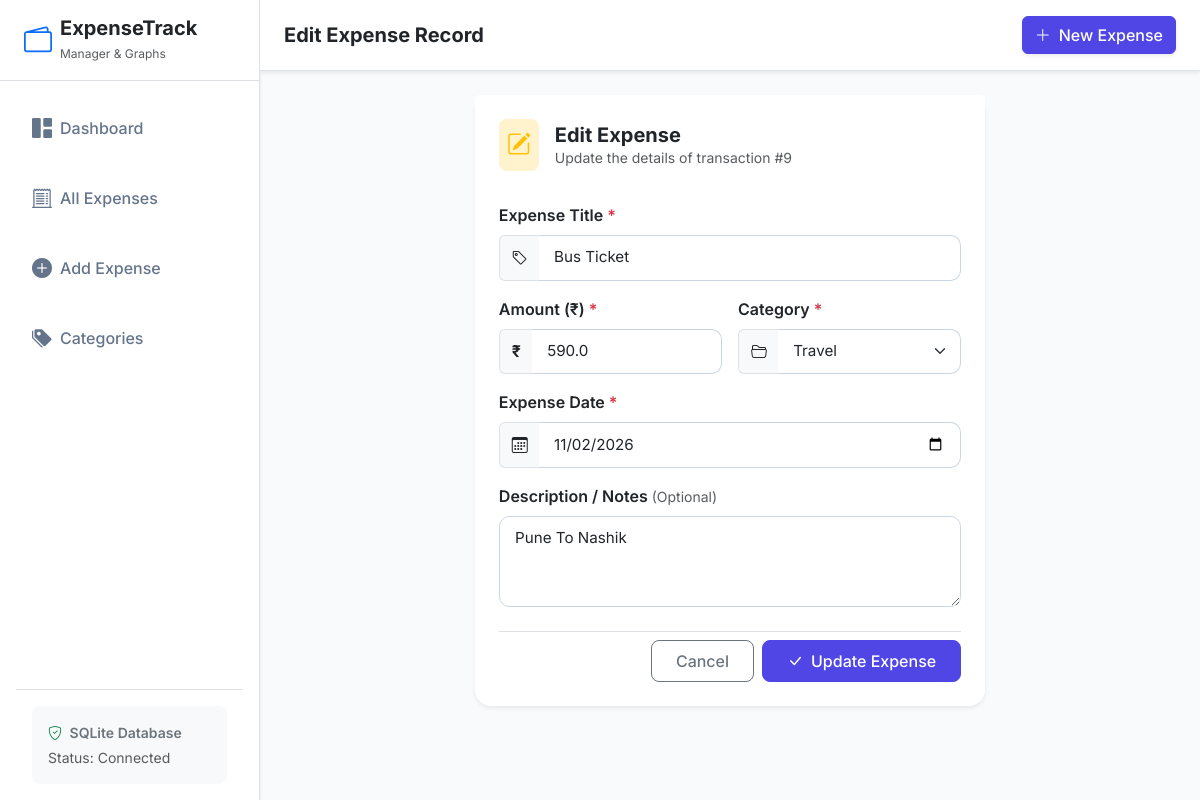
The app's page /expenses/edit/9 with its own data.
### tables this page shows
CREATE TABLE expenses (
            expense_id INTEGER PRIMARY KEY AUTOINCREMENT,
            title TEXT NOT NULL,
            amount REAL NOT NULL CHECK(amount > 0),
            category_id INTEGER NOT NULL,
            date TEXT NOT NULL,
            description TEXT,
            FOREIGN KEY (category_id) REFERENCES categories (category_id) ON DELETE RESTRICT
        );

CREATE TABLE categories (
            category_id INTEGER PRIMARY KEY AUTOINCREMENT,
            category_name TEXT NOT NULL UNIQUE
        );

### app.py (the view, shortened to what this page needs)
@app.route("/expenses/edit/<int:expense_id>", methods=["GET", "POST"])
def edit_expense(expense_id):
    conn = get_db_connection()
    cursor = conn.cursor()
    cursor.execute("SELECT * FROM expenses WHERE expense_id = ?", (expense_id,))
    expense = cursor.fetchone()
    if not expense:
        conn.close()
        flash("Expense record not found.", "warning")
        return redirect(url_for("view_expenses"))
    cursor.execute("SELECT * FROM categories ORDER BY category_name ASC")
    categories = cursor.fetchall()
    conn.close()
    return render_template("edit_expense.html", expense=expense, categories=categories)

### app.py (called while the page is built)
def get_db_connection():
    conn = sqlite3.connect(DATABASE)
    conn.row_factory = sqlite3.Row
    conn.execute("PRAGMA foreign_keys = ON")
    return conn

### templates/edit_expense.html (shortened to what this page needs)
{% extends 'base.html' %}
{% block header_title %}Edit Expense Record{% endblock %}
{% block content %}
<div class="row justify-content-center">
    <div class="col-12 col-md-10 col-lg-8 col-xl-7">
        <div class="card border-0 shadow-sm rounded-4">
            <div class="card-header bg-white border-0 pt-4 px-4 pb-2">
                <div class="d-flex align-items-center">
                    <div class="bg-warning-subtle text-warning rounded-3 p-2 me-3">
                        <i class="bi bi-pencil-square fs-4"></i>
                    </div>
                    <div>
                        <h5 class="fw-bold mb-0 text-dark">Edit Expense</h5>
                        <p class="text-muted small mb-0">Update the details of transaction #{{ expense.expense_id }}</p>
                    </div>
                </div>
            </div>
            <div class="card-body p-4">
                <form action="{{ url_for('edit_expense', expense_id=expense.expense_id) }}" method="POST" novalidate id="editExpenseForm">
                    <div class="mb-3">
                        <label for="title" class="form-label fw-semibold">Expense Title <span class="text-danger">*</span></label>
                        <div class="input-group">
                            <span class="input-group-text bg-light border-end-0"><i class="bi bi-tag"></i></span>
                            <input type="text" class="form-control border-start-0" id="title" name="title"
                                   value="{{ expense.title }}" required autofocus>
                        </div>
                    </div>
                    <div class="row g-3 mb-3">
                        <div class="col-12 col-md-6">
                            <label for="amount" class="form-label fw-semibold">Amount (₹) <span class="text-danger">*</span></label>
                            <div class="input-group">
                                <span class="input-group-text bg-light border-end-0 fw-bold">₹</span>
                                <input type="number" step="0.01" min="0.01" class="form-control border-start-0"
                                       id="amount" name="amount" value="{{ expense.amount }}" required>
                            </div>
                        </div>
                        <div class="col-12 col-md-6">
                            <label for="category_id" class="form-label fw-semibold">Category <span class="text-danger">*</span></label>
                            <div class="input-group">
                                <span class="input-group-text bg-light border-end-0"><i class="bi bi-folder2-open"></i></span>
                                <select class="form-select border-start-0" id="category_id" name="category_id" required>
                                    {% for cat in categories %}
                                    <option value="{{ cat.category_id }}" {% if cat.category_id == expense.category_id %}selected{% endif %}>
                                        {{ cat.category_name }}
                                    </option>
                                    {% endfor %}
                                </select>
                            </div>
                        </div>
                    </div>
                    <div class="mb-3">
                        <label for="date" class="form-label fw-semibold">Expense Date <span class="text-danger">*</span></label>
                        <div class="input-group">
                            <span class="input-group-text bg-light border-end-0"><i class="bi bi-calendar3"></i></span>
                            <input type="date" class="form-control border-start-0" id="date" name="date"
                                   value="{{ expense.date }}" required>
                        </div>
                    </div>
                    <div class="mb-4">
                        <label for="description" class="form-label fw-semibold">Description / Notes <small class="text-muted fw-normal">(Optional)</small></label>
                        <textarea class="form-control" id="description" name="description" rows="3">{{ expense.description or '' }}</textarea>
                    </div>
                    <div class="d-flex justify-content-end gap-2 pt-2 border-top">
                        <a href="{{ url_for('view_expenses') }}" class="btn btn-outline-secondary px-4 py-2 rounded-3">
                            Cancel
                        </a>
                        <button type="submit" class="btn btn-primary px-4 py-2 rounded-3 d-flex align-items-center gap-2">
                            <i class="bi bi-check-lg"></i>
                            Update Expense
                        </button>
                    </div>
                </form>
            </div>
        </div>
    </div>
</div>
{% endblock %}

### static/css/style.css (style rules this page uses)
:root { --primary-color: #4f46e5; --primary-hover: #4338ca; --sidebar-width: 260px; --bg-light: #f8fafc; --card-border-radius: 1rem; --transition-speed: 0.25s; --text-main: #1e293b; --text-muted: #64748b; }
body { font-family: 'Inter', -apple-system, BlinkMacSystemFont, "Segoe UI", Roboto, sans-serif; background-color: var(--bg-light); color: var(--text-main); overflow-x: hidden; }
.card { transition: transform var(--transition-speed) ease, box-shadow var(--transition-speed) ease; }
.form-control, .form-select { padding: 0.65rem 0.95rem; border-radius: 0.65rem; border: 1px solid #cbd5e1; font-size: 0.95rem; transition: border-color var(--transition-speed) ease, box-shadow var(--transition-speed) ease; }
.btn { font-weight: 500; transition: all var(--transition-speed) ease; }
.btn-primary { background-color: var(--primary-color); border-color: var(--primary-color); }

### records on screen
expenses: expense_id "9", title "Bus Ticket", amount "590.0", category_id "Travel", date "11/02/2026", description "Pune To Nashik"
